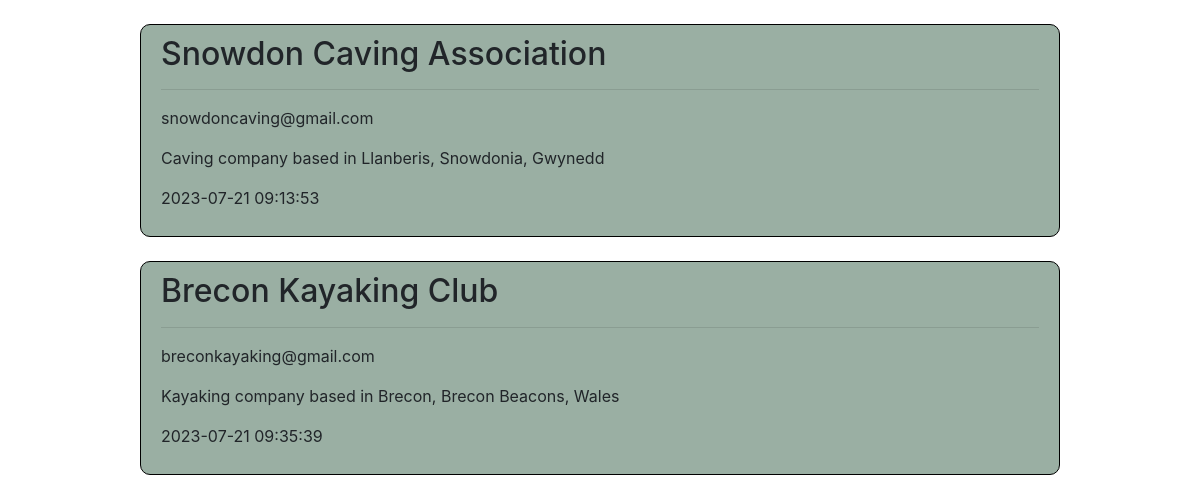
Screenshot of /providers with the database file from the repository.
### app.py (models this page shows, shortened)
class Provider(db.Model):
    id = db.Column(db.Integer, primary_key=True)
    company_name = db.Column(db.String(100), nullable=False)
    contact_email = db.Column(db.String(80), unique=True, nullable=False)
    created_at = db.Column(db.DateTime(timezone=True),
                           server_default=func.now())
    bio = db.Column(db.Text)

### app.py (the view)
@app.route('/providers')
def show_providers():
    providers = Provider.query.all()
    return render_template('providers.html', providers=providers)

### templates/providers.html
{% extends 'base.html' %}
{% block content %}
{% for provider in providers %}
<br>
<div class="container">
    <div class="row">
        <div class="col-md-1"></div>
        <div class="col-md-10">
            <div class="information">
                <h2>{{ provider.company_name }}</h2>
                <hr>
                <p>{{ provider.contact_email }}</p>
                <p>{{ provider.bio }}</p>
                <p>{{ provider.created_at }}</p>
            </div>
        </div>
        <div class="col-md-1"></div>
    </div>
</div>
{% endfor %}
{% endblock %}

### templates/base.html (shortened to what this page needs)
<!doctype html>
<html lang="en">
<head>
    <link rel="stylesheet" href="https://stackpath.bootstrapcdn.com/bootstrap/4.3.1/css/bootstrap.min.css"
>
</head>
<body>
    <div class="page-content">
        {% block content %} {% endblock %}
    </div>
</body>
</html>

### templates/base.html (style rules this page uses)
.information { padding: 10px 20px; background: rgba(111, 142, 125, 0.7); border: 1px solid black; border-radius: 10px; }

### rows the page displays
Provider: company_name "Snowdon Caving Association", contact_email "snowdoncaving@gmail.com", bio "Caving company based in Llanberis, Snowdonia, Gwynedd", created_at "2023-07-21 09:13:53"
Provider: company_name "Brecon Kayaking Club", contact_email "breconkayaking@gmail.com", bio "Kayaking company based in Brecon, Brecon Beacons, Wales", created_at "2023-07-21 09:35:39"
